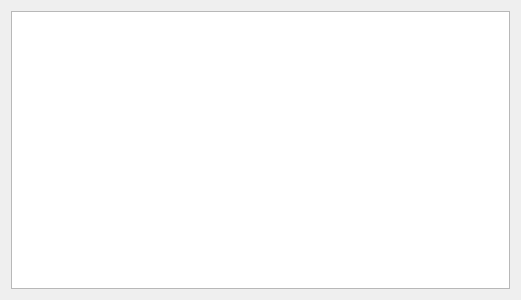
<?xml version="1.0" encoding="UTF-8"?>
<ui version="4.0">
 <class>DownloadManager</class>
 <widget class="QWidget" name="DownloadManager">
  <property name="geometry">
   <rect>
    <x>0</x>
    <y>0</y>
    <width>521</width>
    <height>300</height>
   </rect>
  </property>
  <property name="windowTitle">
   <string>Form</string>
  </property>
  <layout class="QHBoxLayout" name="horizontalLayout">
   <item>
    <widget class="QListWidget" name="listAll"/>
   </item>
  </layout>
 </widget>
 <resources/>
 <connections/>
</ui>
